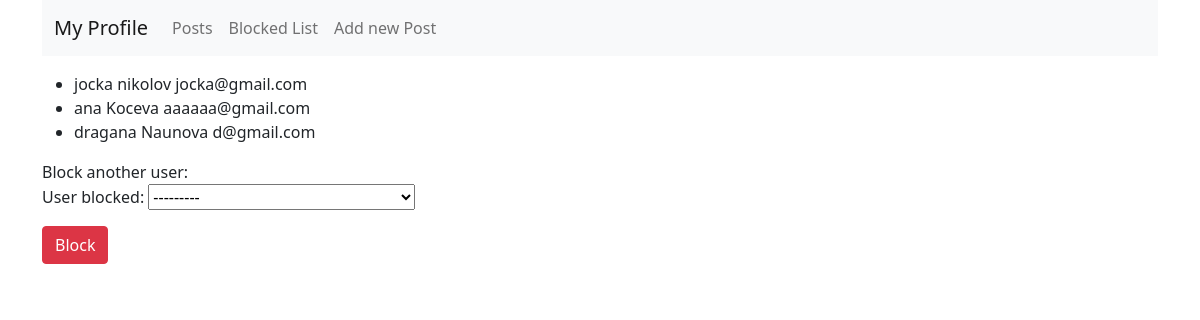
The page /blockedUsers/ (signed in) on the database its author committed.
### labDj/models.py (models this page shows)
class BlockedList(models.Model):
    user_blocked = models.ForeignKey(UserModel, on_delete=models.CASCADE, related_name='user_blocked')
    user_blocking = models.ForeignKey(UserModel, on_delete=models.CASCADE, related_name='user_blocking')
    def __str__(self):
        return self.user_blocked.user_model.first_name + " " + self.user_blocked.user_model.last_name + " " + \
               self.user_blocked.user_model.email

class UserModel(models.Model):
    user_model = models.ForeignKey(django.contrib.auth.models.User, on_delete=models.CASCADE)
    profile_pic = models.ImageField(upload_to="profile_pictures", blank=True, null=True)
    profession = models.CharField(max_length=50, blank=True, null=True)
    def __str__(self):
        return self.user_model.first_name + " " + self.user_model.last_name + " " + self.user_model.email

### labDj/views.py (the view, shortened to what this page needs)
# urls.py: path('blockedUsers/', blocked_users, name='blocked_users'),
def blocked_users(request):
    queryset = BlockedList.objects.filter(user_blocking__user_model=request.user)
    context = {"blocked": queryset, "form": BlockedListForm}
    return render(request, "blocked_users.html", context=context)

### labDj/templates/blocked_users.html (shortened to what this page needs)
<!DOCTYPE html>
<html lang="en">
<head>
    <link href="https://cdn.jsdelivr.net/npm/bootstrap@5.0.2/dist/css/bootstrap.min.css" rel="stylesheet"
>
</head>
<body>
<div class="container">
        <nav class="navbar navbar-expand-lg navbar-light bg-light mb-3">
        <div class="container-fluid">
            <a class="navbar-brand" href="http://127.0.0.1:8000/profile">My Profile</a>
            <div class="collapse navbar-collapse" id="navbarNav">
                <ul class="navbar-nav">
                    <li class="nav-item">
                        <a class="nav-link" href="http://127.0.0.1:8000/posts/">Posts</a>
                    </li>
                    <li class="nav-item">
                        <a class="nav-link" href="http://127.0.0.1:8000/blockedUsers/">Blocked List</a>
                    </li>
                    <li class="nav-item">
                        <a class="nav-link" href="http://127.0.0.1:8000/add/post/">Add new Post</a>
                    </li>
                </ul>
            </div>
        </div>
    </nav>
    <ul>
        {% for user in blocked %}
            <li>{{ user }}</li>
        {% endfor %}
    </ul>
    <div>Block another user:</div>
    <div>
        <form method="post">
            {{ form.as_p }}
            <button type="submit" class="btn btn-danger">Block</button>
        </form>
    </div>
</div>
</body>
</html>

### rows shown on the page
BlockedList: user_blocked.email "jocka nikolov jocka@gmail.com"
BlockedList: user_blocked.email "ana Koceva aaaaaa@gmail.com"
BlockedList: user_blocked.email "dragana Naunova d@gmail.com"
